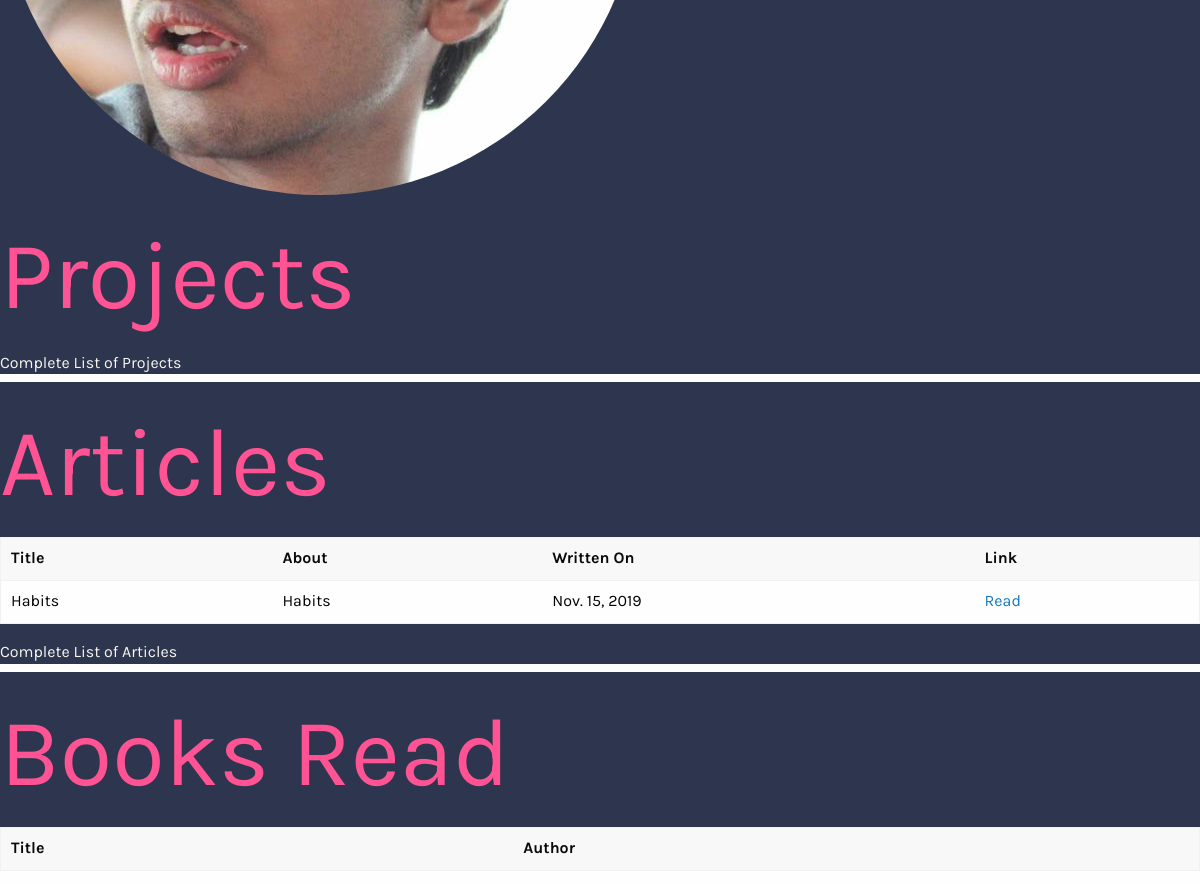
The app's page / (middle part), older data.
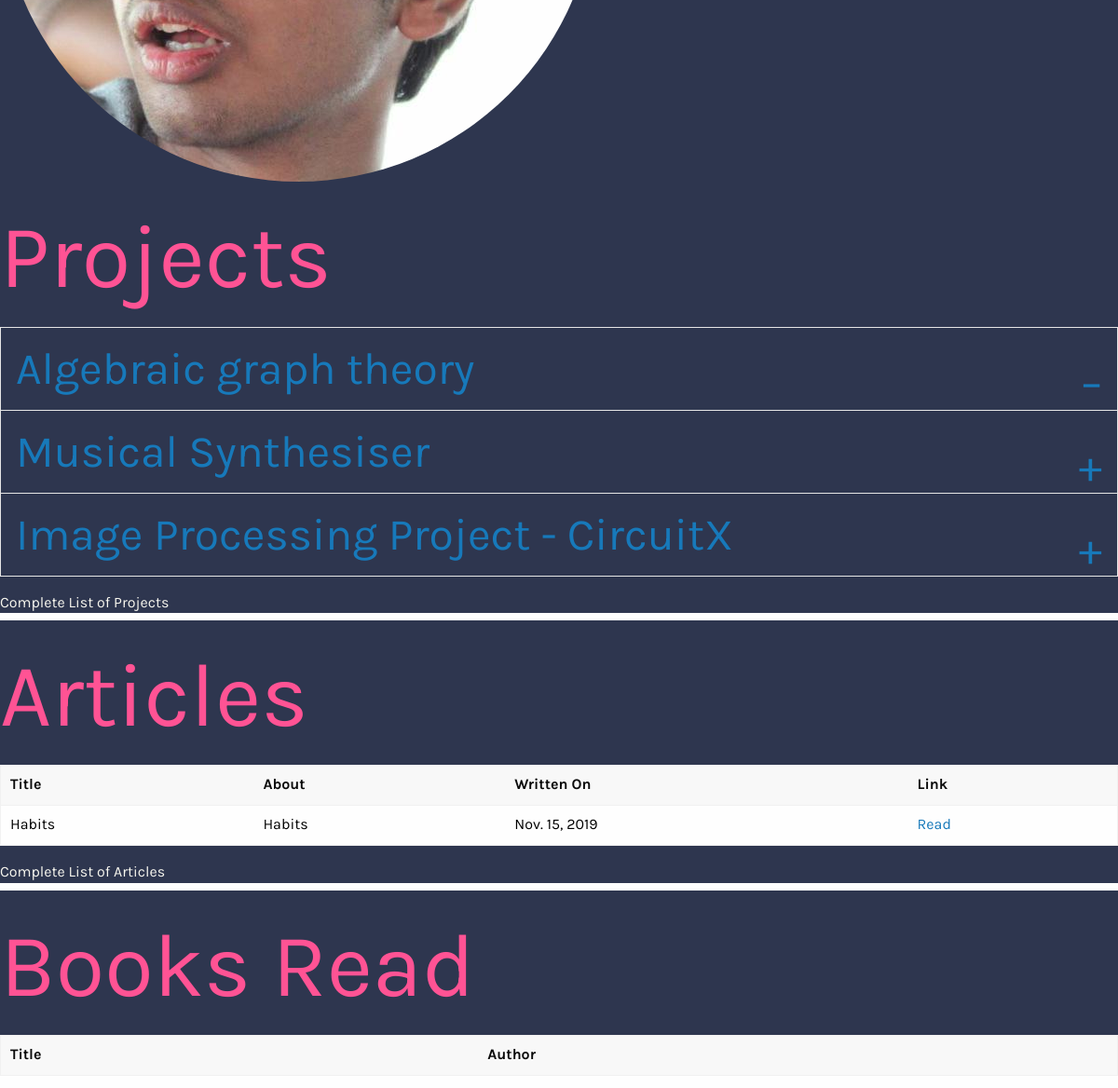
The same page, newer data.
### index/models.py (models this page shows)
class Article(models.Model):
    article_id=models.AutoField(primary_key=True)
    about=models.TextField(null=True)
    topic=models.CharField(max_length=200)
    written_on=models.DateField('Written On',default=date.today,null=True )
    content=models.FileField(upload_to='articles/')

class Project(models.Model):
    name=models.CharField(max_length=200)
    url=models.URLField(null=True,blank = True)
    desc=models.TextField(null=True)
    report=models.URLField(null=True,blank=True)
    image=models.ImageField(upload_to="images/projects/",null=True, blank=True)
    type=models.CharField(max_length=100)
    done_on=models.DateField('Done On',default=date.today )

### index/views.py (the view)
# urls.py: path('', views.index, name='index'),
def index(request):
    projects=Project.objects.all().order_by('done_on').reverse()[0:3]
    articles=Article.objects.all()
    interests=Interest.objects.all()
    books=Book.objects.all()
    context={'projects':projects,'articles':articles,'interest':interests,'books':books}
    return render(request,'index/index.html',context)

### index/templates/index/index.html (shortened to what this page needs)
<!DOCTYPE html>
<html lang="en" dir="ltr">
  <head>
    {% load static %}
    <link rel="stylesheet" href="https://unpkg.com/efrolic@0.2.9/dist/css/efrolic.min.css">
    <link rel="stylesheet" href="https://use.fontawesome.com/releases/v5.3.1/css/all.css">
         <link rel = "stylesheet" href = "https://cdnjs.cloudflare.com/ajax/libs/foundation/6.0.1/css/foundation.css">
<link rel="stylesheet" href="{% static 'index/css/master.css' %}">
  </head>
  <body >
<main>
  <div class="e-container-fluid e-fullscreen">
        <div class="e-box e-fullscreen bg" id="home">
        <div class="e-cols centered">
          <div class="e-col-4">
            <img src="{% static 'index/images/home.jpg' %}" alt="" id="home_img">
          </div>
                        </div>
        </div>
        <div class="e-box e-fullscreen bg" id="projects">
          <div class="e-cols">
            <div class="e-col">
<br>
            </div>
          </div>
          <div class="e-cols">
          <div class="e-col-8">
            <p class="title" id="title">Projects</p>
            <ul class="accordion bg no-border white"  data-accordion role = "tablist" >
              {% for project in projects %}
              {% if forloop.counter == 1 %}
              <li class="accordion-item is-active e-col-8" data-accordion-item >
              {% else %}
                <li class="accordion-item e-col-8" data-accordion-item>
              {% endif %}
                <a href="#project{{ forloop.counter }}" role = "tab" class="accordion-title" id = "project{{ forloop.counter }}-heading">{{ project.name }}</a>
              </li>
              {% endfor %}
            </ul>
        <em> <h6><a href="projects" class="white">Complete List of Projects</a></h6> </em>
          </div>
        </div>
        </div>
        <div class="e-box e-fullscreen bg" id="articles">
          <div class="e-cols">
            <div class="e-col">
<br>
            </div>
          </div>
          <div class="e-cols">
          <div class="e-col-8">
            <p class="title" id="title">Articles</p>
            <table class="e-table primary e-col-8">
  <thead class="e-thead">
    <tr>
      <th>Title</th>
      <th>About</th>
      <th>Written On</th>
      <th>Link</th>
    </tr>
  </thead>
  <tbody style="color:black">
    {% for article in articles %}
    <tr>
      <td>{{article.topic}}</td>
      <td>{{ article.about }}</td>
      <td>{{ article.written_on}}</td>
      <td> <a href="/index/article/{{article_id}}"> Read </a>
      </td>
    </tr>
    {% endfor %}
  </tbody>
</table>
<em> <h6><a href="articles" class="white">Complete List of Articles</a></h6> </em>
</div>
  </div>
          </div>
        </div>
      <div class="e-box e-fullscreen bg" id="books">
        <div class="e-cols">
          <div class="e-col">
<br>
          </div>
        </div>
        <div class="e-col">
          <p class="title" id="title">Books Read</p>
        </div>
        <div class="e-col">
          <table>
            <thead>
              <th>Title</th>
              <th>Author</th>
            </thead>
          </table>
        </div>
      </div>
</main>>
  </body>
<link rel="stylesheet" href="https://code.getmdl.io/1.3.0/material.indigo-pink.min.css">
</html>

Row changes from the older to the newer data that the page shows:
added Project: name "Algebraic graph theory"
added Project: name "Musical Synthesiser"
added Project: name "Image Processing Project - CircuitX"
